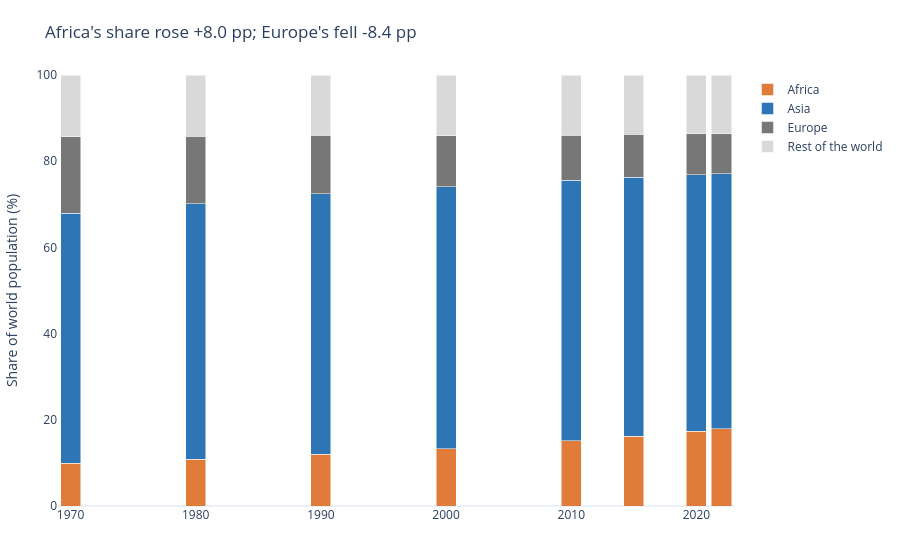

Notebook code cell kept with this figure:
### Markdown cell above
## Q7 — Whose share of the world is rising?

**Chart choice & justification:** A 100% stacked bar chart compares the three named continents’ shares with the combined remainder at each year, showing how the global population composition shifts over time.

### Code cell
q7 = df_long.groupby(['Year','Continent'], as_index=False)['Population'].sum()
world = q7.groupby('Year')['Population'].transform('sum')
q7['Share (%)'] = q7['Population'] / world * 100
q7['Group'] = np.where(q7['Continent'].isin(['Africa','Asia','Europe']), q7['Continent'], 'Rest of the world')
q7 = q7.groupby(['Year','Group'], as_index=False)['Share (%)'].sum()
group_order = ['Africa','Asia','Europe','Rest of the world']
q7['Group'] = pd.Categorical(q7['Group'], categories=group_order, ordered=True)
q7 = q7.sort_values(['Year','Group'])
africa_1970 = q7[(q7.Year==1970)&(q7.Group=='Africa')]['Share (%)'].iloc[0]
africa_2022 = q7[(q7.Year==2022)&(q7.Group=='Africa')]['Share (%)'].iloc[0]
europe_1970 = q7[(q7.Year==1970)&(q7.Group=='Europe')]['Share (%)'].iloc[0]
europe_2022 = q7[(q7.Year==2022)&(q7.Group=='Europe')]['Share (%)'].iloc[0]
fig = px.bar(q7, x='Year', y='Share (%)', color='Group', barmode='stack',
             category_orders={'Group':group_order},
             color_discrete_map={'Africa':'#E07B39','Asia':'#2E75B6','Europe':'#777777','Rest of the world':'#D9D9D9'},
             title=f"Africa's share rose {africa_2022-africa_1970:+.1f} pp; Europe's fell {europe_2022-europe_1970:+.1f} pp",
             labels={'Year':'','Share (%)':'Share of world population (%)'},
             template='plotly_white')
fig.update_layout(yaxis_range=[0,100], yaxis_showgrid=False, xaxis_showgrid=False,
                  legend_title_text='', margin=dict(l=25,r=25,t=75,b=25))
fig.show()

### Figure 1 — Plotly figure (JSON) as saved in the notebook; plotly's stock layout.template omitted (floating-point values rounded to 4 significant figures)
{"data": [{"hovertemplate": "Group=Africa<br>=%{x}<br>Share of world population (%)=%{y}<extra></extra>", "legendgroup": "Africa", "marker": {"color": "#E07B39", "pattern": {"shape": ""}}, "name": "Africa", "orientation": "v", "showlegend": true, "textposition": "auto", "type": "bar", "x": [1970, 1980, 1990, 2000, 2010, 2015, 2020, 2022], "xaxis": "x", "y": [9.893, 10.84, 12.01, 13.32, 15.11, 16.18, 17.36, 17.89], "yaxis": "y"}, {"hovertemplate": "Group=Asia<br>=%{x}<br>Share of world population (%)=%{y}<extra></extra>", "legendgroup": "Asia", "marker": {"color": "#2E75B6", "pattern": {"shape": ""}}, "name": "Asia", "orientation": "v", "showlegend": true, "textposition": "auto", "type": "bar", "x": [1970, 1980, 1990, 2000, 2010, 2015, 2020, 2022], "xaxis": "x", "y": [58.06, 59.32, 60.41, 60.76, 60.43, 60.05, 59.48, 59.21], "yaxis": "y"}, {"hovertemplate": "Group=Europe<br>=%{x}<br>Share of world population (%)=%{y}<extra></extra>", "legendgroup": "Europe", "marker": {"color": "#777777", "pattern": {"shape": ""}}, "name": "Europe", "orientation": "v", "showlegend": true, "textposition": "auto", "type": "bar", "x": [1970, 1980, 1990, 2000, 2010, 2015, 2020, 2022], "xaxis": "x", "y": [17.76, 15.59, 13.55, 11.81, 10.53, 9.987, 9.514, 9.32], "yaxis": "y"}, {"hovertemplate": "Group=Rest of the world<br>=%{x}<br>Share of world population (%)=%{y}<extra></extra>", "legendgroup": "Rest of the world", "marker": {"color": "#D9D9D9", "pattern": {"shape": ""}}, "name": "Rest of the world", "orientation": "v", "showlegend": true, "textposition": "auto", "type": "bar", "x": [1970, 1980, 1990, 2000, 2010, 2015, 2020, 2022], "xaxis": "x", "y": [14.29, 14.25, 14.02, 14.1, 13.93, 13.79, 13.65, 13.57], "yaxis": "y"}], "layout": {"barmode": "stack", "legend": {"title": {"text": ""}, "tracegroupgap": 0}, "margin": {"b": 25, "l": 25, "r": 25, "t": 75}, "title": {"text": "Africa's share rose +8.0 pp; Europe's fell -8.4 pp"}, "xaxis": {"anchor": "y", "domain": [0.0, 1.0], "showgrid": false, "title": {"text": ""}}, "yaxis": {"anchor": "x", "domain": [0.0, 1.0], "range": [0, 100], "showgrid": false, "title": {"text": "Share of world population (%)"}}}}
